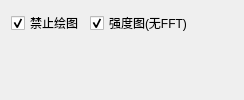
       <widget class="QWidget" name="tab_5">
        <attribute name="title">
         <string>波位内细化图</string>
        </attribute>
        <layout class="QVBoxLayout" name="verticalLayout_2">
         <item>
          <layout class="QHBoxLayout" name="horizontalLayout">
           <item>
            <widget class="QCheckBox" name="checkBox">
             <property name="enabled">
              <bool>true</bool>
             </property>
             <property name="text">
              <string>禁止绘图</string>
             </property>
             <property name="checked">
              <bool>true</bool>
             </property>
            </widget>
           </item>
           <item>
            <widget class="QCheckBox" name="checkBox_2">
             <property name="text">
              <string>强度图(无FFT)</string>
             </property>
             <property name="checked">
              <bool>true</bool>
             </property>
            </widget>
           </item>
           <item>
            <spacer name="horizontalSpacer">
             <property name="orientation">
              <enum>Qt::Horizontal</enum>
             </property>
             <property name="sizeHint" stdset="0">
              <size>
               <width>40</width>
               <height>20</height>
              </size>
             </property>
            </spacer>
           </item>
          </layout>
         </item>
         <item>
          <widget class="QWidget" name="plotWidget" native="true">
           <property name="sizePolicy">
            <sizepolicy hsizetype="Preferred" vsizetype="Preferred">
             <horstretch>0</horstretch>
             <verstretch>1</verstretch>
            </sizepolicy>
           </property>
          </widget>
         </item>
        </layout>
       </widget>
